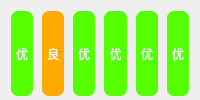
       <widget class="QWidget" name="widget0403" native="true">
        <property name="styleSheet">
         <string notr="true">color: rgb(255, 255, 255);</string>
        </property>
        <layout class="QGridLayout" name="gridLayout_4">
         <property name="bottomMargin">
          <number>4</number>
         </property>
         <property name="horizontalSpacing">
          <number>9</number>
         </property>
         <property name="verticalSpacing">
          <number>0</number>
         </property>
         <item row="0" column="0">
          <widget class="QLabel" name="labelAirQ0">
           <property name="styleSheet">
            <string notr="true">color: rgb(255, 255, 255);
background-color: rgb(85, 255, 0);
border-radius: 7px;</string>
           </property>
           <property name="text">
            <string>优</string>
           </property>
           <property name="alignment">
            <set>Qt::AlignCenter</set>
           </property>
          </widget>
         </item>
         <item row="0" column="1">
          <widget class="QLabel" name="labelAirQ1">
           <property name="styleSheet">
            <string notr="true">color: rgb(255, 255, 255);
background-color: rgb(255, 170, 0);
border-radius: 7px;</string>
           </property>
           <property name="text">
            <string>良</string>
           </property>
           <property name="alignment">
            <set>Qt::AlignCenter</set>
           </property>
          </widget>
         </item>
         <item row="0" column="2">
          <widget class="QLabel" name="labelAirQ2">
           <property name="styleSheet">
            <string notr="true">color: rgb(255, 255, 255);
background-color: rgb(85, 255, 0);
border-radius: 7px;</string>
           </property>
           <property name="text">
            <string>优</string>
           </property>
           <property name="alignment">
            <set>Qt::AlignCenter</set>
           </property>
          </widget>
         </item>
         <item row="0" column="3">
          <widget class="QLabel" name="labelAirQ3">
           <property name="styleSheet">
            <string notr="true">color: rgb(255, 255, 255);
background-color: rgb(85, 255, 0);
border-radius: 7px;</string>
           </property>
           <property name="text">
            <string>优</string>
           </property>
           <property name="alignment">
            <set>Qt::AlignCenter</set>
           </property>
          </widget>
         </item>
         <item row="0" column="4">
          <widget class="QLabel" name="labelAirQ4">
           <property name="styleSheet">
            <string notr="true">color: rgb(255, 255, 255);
background-color: rgb(85, 255, 0);
border-radius: 7px;</string>
           </property>
           <property name="text">
            <string>优</string>
           </property>
           <property name="alignment">
            <set>Qt::AlignCenter</set>
           </property>
          </widget>
         </item>
         <item row="0" column="5">
          <widget class="QLabel" name="labelAirQ5">
           <property name="styleSheet">
            <string notr="true">color: rgb(255, 255, 255);
background-color: rgb(85, 255, 0);
border-radius: 7px;</string>
           </property>
           <property name="text">
            <string>优</string>
           </property>
           <property name="alignment">
            <set>Qt::AlignCenter</set>
           </property>
          </widget>
         </item>
        </layout>
       </widget>
